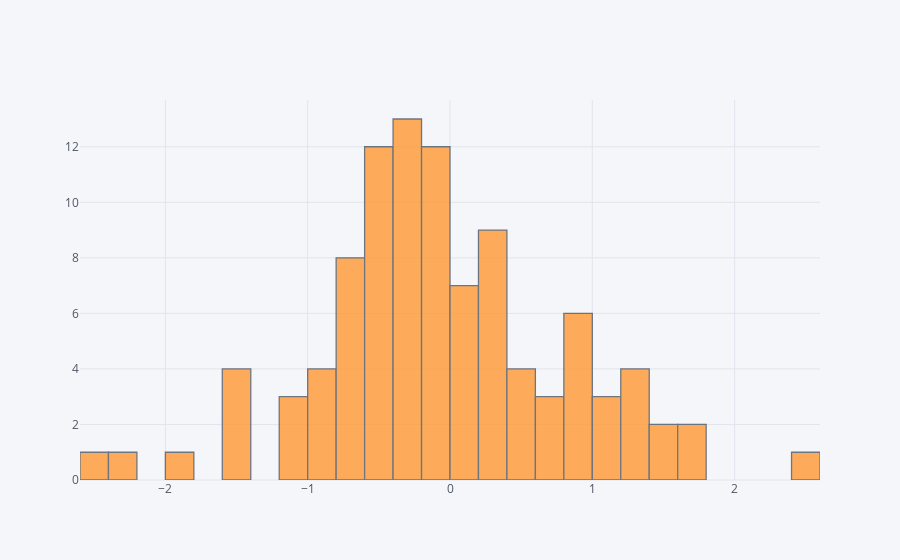

The cell this chart's notebook holds for it:
### Code cell
df['A'].iplot(kind='hist',bins=40)

### Figure 1 — Plotly figure (JSON) as saved in the notebook; plotly's stock layout.template omitted (floating-point values rounded to 4 significant figures)
{"data": [{"histfunc": "count", "histnorm": "", "marker": {"color": "rgba(255, 153, 51, 1.0)", "line": {"color": "#4D5663", "width": 1.3}}, "name": "A", "nbinsx": 40, "opacity": 0.8, "orientation": "v", "type": "histogram", "uid": "d7deba30-2b95-425a-b816-dc464b4f735e", "x": [-1.412, -0.3098, -1.457, 1.672, -0.4682, 1.03, 1.763, -0.3419, 0.2343, 1.393, -1.565, 0.0119, 0.8562, 0.9203, 0.2763, -0.2528, -0.4517, 0.3175, -1.514, -1.922, 2.436, -0.9417, 1.295, -0.1322, -0.3065, 0.2288, 0.9333, 0.2115, 1.068, -2.399, -0.8442, -0.5796, 1.102, -0.1735, 1.391, -0.03769, 0.5457, -0.683, -0.7812, -2.422, 0.2689, 0.8161, -0.5894, 0.7765, -0.7119, -0.1735, -0.7573, -0.3426, 0.3193, 0.9328, -0.3191, -0.76, -1.195, -0.4937, -0.3645, 0.1964, -0.05653, -0.3183, 1.58, -0.1328, -0.1454, 0.1925, -0.7868, -0.5732, 0.5193, 0.4738, -0.3001, -0.3518, -0.04781, -1.126, 0.2354, 0.6594, -0.5793, 0.1254, -0.2303, 1.417, -0.4751, 0.04902, -0.1883, -0.01367, -0.3089, -0.7832, -0.006074, -0.4435, -0.3992, -0.6322, -0.5454, 0.8184, -0.5601, -0.9147, 0.08323, 1.266, 0.6337, 0.5379, -0.1283, -0.9362, -1.084, 0.2536, -0.5929, 0.05273]}], "layout": {"autosize": true, "barmode": "overlay", "legend": {"bgcolor": "#F5F6F9", "font": {"color": "#4D5663"}}, "paper_bgcolor": "#F5F6F9", "plot_bgcolor": "#F5F6F9", "title": {"font": {"color": "#4D5663"}}, "xaxis": {"autorange": true, "gridcolor": "#E1E5ED", "range": [-2.6, 2.6], "showgrid": true, "tickfont": {"color": "#4D5663"}, "title": {"font": {"color": "#4D5663"}, "text": ""}, "type": "linear", "zerolinecolor": "#E1E5ED"}, "yaxis": {"autorange": true, "gridcolor": "#E1E5ED", "range": [0, 13.68], "showgrid": true, "tickfont": {"color": "#4D5663"}, "title": {"font": {"color": "#4D5663"}, "text": ""}, "zerolinecolor": "#E1E5ED"}}}
